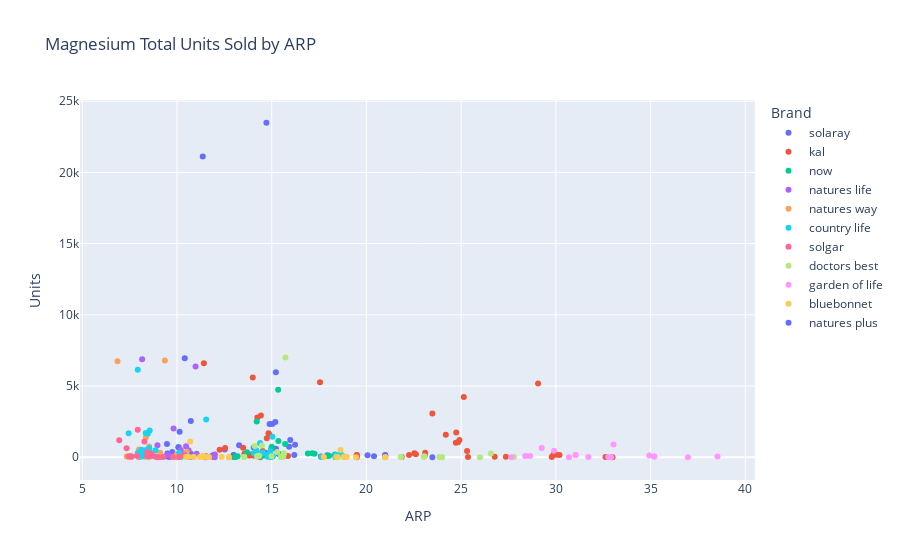

Notebook cell for this chart:
### Code cell
summary_df = df.groupby ("Item", sort = False).agg({ "Units":"sum","ARP":["min","max","mean", "median"]
                      ,"Units, Promo":["max", "mean","median"]
                      ,"Units_Non_Promo": ["max","mean","median"]
                      ,"Geography":"count"}).reset_index()

    sorted_summary = summary_df.sort_values([('Units','sum')], ascending=False).reset_index(drop = True)
    sorted_range =sorted_summary["ARP", "max"]-sorted_summary["ARP", "min"]
    sorted_summary.insert(2,"spread", sorted_range)
    d[sheetname_list[i]] = sorted_summary

### Figure 1 — Plotly figure (JSON) as saved in the notebook; plotly's stock layout.template omitted (floating-point values rounded to 4 significant figures)
{"data": [{"customdata": [["solaray magnesium glycnt 400 mg 120 vcp"], ["solaray magnesium 200 mg 100 cp"], ["solaray magnesium glycnt 400 mg 120 vcp"], ["solaray magnesium 200 mg 100 cp"], ["solaray magnesium glycnt 400 mg 120 vcp"], ["solaray magnesium 200 mg 100 cp"], ["solaray magnesium glycnt 400 mg 120 vcp"], ["solaray magnesium 200 mg 100 cp"], ["solaray magnesium glycnt 400 mg 120 vcp"], ["solaray magnesium 200 mg 100 cp"], ["solaray magnesium glycnt 400 mg 120 vcp"], ["solaray magnesium glycnt 400 mg 120 vcp"], ["solaray magnesium 200 mg 100 cp"], ["solaray magnesium glycnt 400 mg 120 vcp"], ["solaray magnesium 200 mg 100 cp"], ["solaray magnesium glycnt 400 mg 120 vcp"], ["solaray magnesium 200 mg 100 cp"], ["solaray magnesium glycnt 400 mg 120 vcp"], ["solaray magnesium 200 mg 100 cp"], ["solaray magnesium glycnt 400 mg 120 vcp"], ["solaray magnesium 200 mg 100 cp"], ["solaray magnesium glycnt 400 mg 120 vcp"], ["solaray magnesium glycnt 400 mg 120 vcp"], ["solaray magnesium 200 mg 100 cp"], ["solaray magnesium glycnt 400 mg 120 vcp"], ["solaray magnesium 200 mg 100 cp"], ["solaray magnesium glycnt 400 mg 120 vcp"], ["solaray magnesium 200 mg 100 cp"], ["solaray magnesium glycnt 400 mg 120 vcp"], ["solaray magnesium 200 mg 100 cp"], ["solaray magnesium glycnt 400 mg 120 vcp"], ["solaray magnesium 200 mg 100 cp"], ["solaray magnesium glycnt 400 mg 120 vcp"], ["solaray magnesium 200 mg 100 cp"], ["solaray magnesium glycnt 400 mg 120 vcp"], ["solaray magnesium 200 mg 100 cp"], ["solaray magnesium glycnt 400 mg 120 vcp"], ["solaray magnesium 200 mg 100 cp"], ["solaray magnesium glycnt 400 mg 120 vcp"], ["solaray magnesium 200 mg 100 cp"], ["solaray magnesium glycnt 400 mg 120 vcp"], ["solaray magnesium 200 mg 100 cp"], ["solaray magnesium glycnt 400 mg 120 vcp"], ["solaray magnesium 200 mg 100 cp"], ["solaray magnesium glycnt 400 mg 120 vcp"], ["solaray magnesium glycnt 400 mg 120 vcp"], ["solaray magnesium 200 mg 100 cp"]], "hovertemplate": "<b>%{hovertext}</b><br><br>Brand=solaray<br>ARP=%{x}<br>Units=%{y}<br>Item=%{customdata[0]}<extra></extra>", "hovertext": ["earth fare - total us (corp)", "earth fare - total us (corp)", "earth fare - north central (rgn/mkt)", "earth fare - north central (rgn/mkt)", "earth fare - southeast (rgn/mkt)", "earth fare - southeast (rgn/mkt)", "fresh thyme farmers market - total us (corp)", "fresh thyme farmers market - total us (corp)", "greenacres - total us (corp)", "greenacres - total us (corp)", "greens natural market - total us (corp)", "infra - total us (corp)", "infra - total us (corp)", "luckys farmers market - total us (corp)", "luckys farmers market - total us (corp)", "natural grocers by vc - total us (corp)", "natural grocers by vc - total us (corp)", "ncg - total us (corp)", "ncg - total us (corp)", "ncg - total us x-pcc (ban)", "ncg - total us x-pcc (ban)", "ncg - pcc (ban)", "ncg - mid atlantic (rgn/mkt)", "ncg - mid atlantic (rgn/mkt)", "ncg - north central (rgn/mkt)", "ncg - north central (rgn/mkt)", "ncg - north east (rgn/mkt)", "ncg - north east (rgn/mkt)", "ncg - north west (rgn/mkt)", "ncg - north west (rgn/mkt)", "ncg - northwest x-pcc (rgn/mkt)", "ncg - northwest x-pcc (rgn/mkt)", "ncg - south central (rgn/mkt)", "ncg - south central (rgn/mkt)", "ncg - south east (rgn/mkt)", "ncg - south east (rgn/mkt)", "ncg - south west (rgn/mkt)", "ncg - south west (rgn/mkt)", "ncg - east rgn (rgn/mkt)", "ncg - east rgn (rgn/mkt)", "ncg - central rgn (rgn/mkt)", "ncg - central rgn (rgn/mkt)", "ncg - west x-pcc (rgn/mkt)", "ncg - west x-pcc (rgn/mkt)", "new seasons markets + new leaf community markets - total us (corp)", "sprouts farmers market - total us w/o pl (corp)", "sprouts farmers market - total us w/o pl (corp)"], "legendgroup": "solaray", "marker": {"color": "#636efa", "symbol": "circle"}, "mode": "markers", "name": "solaray", "orientation": "v", "showlegend": true, "type": "scatter", "x": [20.99, 12.99, 20.99, 12.99, 20.99, 12.99, 15.03, 9.47, 13.94, 9.49, 17.59, 15.22, 10.73, 18.86, 11.51, 11.36, 10.14, 15.19, 10.08, 14.89, 10.08, 20.06, 14.21, 9.61, 15.92, 11.87, 15.37, 10.72, 14.05, 9.13, 12.52, 9.13, 17.93, 9.65, 16.19, 9.5, 14.69, 10.64, 15.22, 9.75, 16.23, 10.73, 13.28, 9.7, 15.98, 14.72, 10.41], "xaxis": "x", "y": [168, 154, 17, 15, 143, 135, 2331, 938, 147, 56, 58, 5963.0, 2543.0, 30, 5, 21109, 1784, 2472.0, 704.5, 2330.0, 704.5, 141, 199, 26, 738.6, 117, 236.3, 72.7, 693, 62, 552, 62, 137.4, 125.3, 168.2, 264.5, 299, 37, 603.5, 363.2, 876, 242.4, 851, 99, 1212, 23484, 6955], "yaxis": "y"}, {"customdata": [["kal magnesium glyc 400 mg 180 tb"], ["kal magnesium glycinate 90 tb"], ["kal magnesium glyc 400 mg 180 tb"], ["kal magnesium glycinate 90 tb"], ["kal magnesium glyc 400 mg 180 tb"], ["kal magnesium glycinate 90 tb"], ["kal magnesium glyc 400 mg 180 tb"], ["kal magnesium glycinate 90 tb"], ["kal magnesium glyc 400 mg 180 tb"], ["kal magnesium glycinate 90 tb"], ["kal magnesium glyc 400 mg 180 tb"], ["kal magnesium glycinate 90 tb"], ["kal magnesium glyc 400 mg 180 tb"], ["kal magnesium glycinate 90 tb"], ["kal magnesium glyc 400 mg 180 tb"], ["kal magnesium glycinate 90 tb"], ["kal magnesium glyc 400 mg 180 tb"], ["kal magnesium glycinate 90 tb"], ["kal magnesium glyc 400 mg 180 tb"], ["kal magnesium glycinate 90 tb"], ["kal magnesium glyc 400 mg 180 tb"], ["kal magnesium glycinate 90 tb"], ["kal magnesium glyc 400 mg 180 tb"], ["kal magnesium glycinate 90 tb"], ["kal magnesium glyc 400 mg 180 tb"], ["kal magnesium glycinate 90 tb"], ["kal magnesium glyc 400 mg 180 tb"], ["kal magnesium glycinate 90 tb"], ["kal magnesium glyc 400 mg 180 tb"], ["kal magnesium glycinate 90 tb"], ["kal magnesium glyc 400 mg 180 tb"], ["kal magnesium glycinate 90 tb"], ["kal magnesium glyc 400 mg 180 tb"], ["kal magnesium glycinate 90 tb"], ["kal magnesium glyc 400 mg 180 tb"], ["kal magnesium glycinate 90 tb"], ["kal magnesium glyc 400 mg 180 tb"], ["kal magnesium glycinate 90 tb"], ["kal magnesium glyc 400 mg 180 tb"], ["kal magnesium glycinate 90 tb"], ["kal magnesium glyc 400 mg 180 tb"], ["kal magnesium glycinate 90 tb"], ["kal magnesium glyc 400 mg 180 tb"], ["kal magnesium glycinate 90 tb"], ["kal magnesium glyc 400 mg 180 tb"], ["kal magnesium glycinate 90 tb"], ["kal magnesium glycinate 90 tb"], ["kal magnesium glyc 400 mg 180 tb"], ["kal magnesium glycinate 90 tb"]], "hovertemplate": "<b>%{hovertext}</b><br><br>Brand=kal<br>ARP=%{x}<br>Units=%{y}<br>Item=%{customdata[0]}<extra></extra>", "hovertext": ["earth fare - total us (corp)", "earth fare - total us (corp)", "earth fare - north central (rgn/mkt)", "earth fare - north central (rgn/mkt)", "earth fare - southeast (rgn/mkt)", "earth fare - southeast (rgn/mkt)", "fresh thyme farmers market - total us (corp)", "fresh thyme farmers market - total us (corp)", "greenacres - total us (corp)", "greenacres - total us (corp)", "greens natural market - total us (corp)", "greens natural market - total us (corp)", "infra - total us (corp)", "infra - total us (corp)", "luckys farmers market - total us (corp)", "luckys farmers market - total us (corp)", "natural grocers by vc - total us (corp)", "natural grocers by vc - total us (corp)", "ncg - total us (corp)", "ncg - total us (corp)", "ncg - total us x-pcc (ban)", "ncg - total us x-pcc (ban)", "ncg - pcc (ban)", "ncg - pcc (ban)", "ncg - mid atlantic (rgn/mkt)", "ncg - mid atlantic (rgn/mkt)", "ncg - north central (rgn/mkt)", "ncg - north central (rgn/mkt)", "ncg - north east (rgn/mkt)", "ncg - north east (rgn/mkt)", "ncg - north west (rgn/mkt)", "ncg - north west (rgn/mkt)", "ncg - northwest x-pcc (rgn/mkt)", "ncg - northwest x-pcc (rgn/mkt)", "ncg - south central (rgn/mkt)", "ncg - south central (rgn/mkt)", "ncg - south east (rgn/mkt)", "ncg - south east (rgn/mkt)", "ncg - south west (rgn/mkt)", "ncg - south west (rgn/mkt)", "ncg - east rgn (rgn/mkt)", "ncg - east rgn (rgn/mkt)", "ncg - central rgn (rgn/mkt)", "ncg - central rgn (rgn/mkt)", "ncg - west x-pcc (rgn/mkt)", "ncg - west x-pcc (rgn/mkt)", "new seasons markets + new leaf community markets - total us (corp)", "sprouts farmers market - total us w/o pl (corp)", "sprouts farmers market - total us w/o pl (corp)"], "legendgroup": "kal", "marker": {"color": "#EF553B", "symbol": "circle"}, "mode": "markers", "name": "kal", "orientation": "v", "showlegend": true, "type": "scatter", "x": [30.04, 19.49, 32.62, 19.49, 29.86, 19.49, 24.91, 14.74, 23.08, 13.83, 29.78, 17.62, 23.48, 14, 32.99, 14.39, 25.14, 11.42, 24.74, 14.43, 24.19, 14.24, 30.19, 18.39, 21.86, 15.71, 24.72, 14.88, 22.25, 13.56, 25.31, 13.49, 22.53, 12.25, 27.36, 14.08, 25.36, 15.86, 26.77, 13.8, 22.61, 14.52, 24.83, 14.83, 23.1, 12.54, 13.99, 29.06, 17.55], "xaxis": "x", "y": [175, 153, 16, 9, 154, 138, 1210, 1330, 111, 135, 18, 29, 3077.0, 5605.0, 3, 2, 4225, 6597, 1747.0, 2930.0, 1588.0, 2794.0, 159, 136, 14, 103, 1016.0, 1585.0, 165.6, 251.5, 438, 670, 279, 534, 44.1, 107.3, 25.5, 90.5, 44, 123, 205.1, 444.9, 1060.0, 1692.0, 323, 657, 230, 5182, 5261], "yaxis": "y"}, {"customdata": [["now magnesium 400 mg 180 cp"], ["now magnesium 400 mg 180 cp"], ["now magnesium 400 mg 180 cp"], ["now magnesium 400 mg 180 cp"], ["now magnesium 400 mg 180 cp"], ["now magnesium 400 mg 180 cp"], ["now magnesium 400 mg 180 cp"], ["now magnesium 400 mg 180 cp"], ["now magnesium 400 mg 180 cp"], ["now magnesium 400 mg 180 cp"], ["now magnesium 400 mg 180 cp"], ["now magnesium 400 mg 180 cp"], ["now magnesium 400 mg 180 cp"], ["now magnesium 400 mg 180 cp"], ["now magnesium 400 mg 180 cp"], ["now magnesium 400 mg 180 cp"], ["now magnesium 400 mg 180 cp"], ["now magnesium 400 mg 180 cp"], ["now magnesium 400 mg 180 cp"], ["now magnesium 400 mg 180 cp"], ["now magnesium 400 mg 180 cp"], ["now magnesium 400 mg 180 cp"], ["now magnesium 400 mg 180 cp"]], "hovertemplate": "<b>%{hovertext}</b><br><br>Brand=now<br>ARP=%{x}<br>Units=%{y}<br>Item=%{customdata[0]}<extra></extra>", "hovertext": ["earth fare - total us (corp)", "earth fare - north central (rgn/mkt)", "earth fare - southeast (rgn/mkt)", "greenacres - total us (corp)", "greens natural market - total us (corp)", "infra - total us (corp)", "natural grocers by vc - total us (corp)", "ncg - total us (corp)", "ncg - total us x-pcc (ban)", "ncg - pcc (ban)", "ncg - mid atlantic (rgn/mkt)", "ncg - north central (rgn/mkt)", "ncg - north east (rgn/mkt)", "ncg - north west (rgn/mkt)", "ncg - northwest x-pcc (rgn/mkt)", "ncg - south central (rgn/mkt)", "ncg - south east (rgn/mkt)", "ncg - south west (rgn/mkt)", "ncg - east rgn (rgn/mkt)", "ncg - central rgn (rgn/mkt)", "ncg - west x-pcc (rgn/mkt)", "new seasons markets + new leaf community markets - total us (corp)", "sprouts farmers market - total us w/o pl (corp)"], "legendgroup": "now", "marker": {"color": "#00cc96", "symbol": "circle"}, "mode": "markers", "name": "now", "orientation": "v", "showlegend": true, "type": "scatter", "x": [18.03, 18.36, 17.94, 13.2, 13.1, 15.35, 14.21, 15.71, 15, 18.34, 10.25, 17.26, 15.42, 17.14, 14.41, 13.07, 14.98, 14.95, 13.7, 16.91, 14.58, 14.96, 15.34], "xaxis": "x", "y": [113, 15, 94, 74, 40, 1145.0, 2505, 937, 737, 200, 111, 242.1, 190.8, 288, 88, 22.1, 42.9, 40, 344.7, 264.2, 128, 538, 4745], "yaxis": "y"}, {"customdata": [["nat life magnesium w/b-6 100 cp"], ["nat life magnesium w/b-6 100 cp"], ["nat life magnesium w/b-6 100 cp"], ["nat life magnesium w/b-6 100 cp"], ["nat life magnesium w/b-6 100 cp"], ["nat life magnesium w/b-6 100 cp"], ["nat life magnesium w/b-6 100 cp"], ["nat life magnesium w/b-6 100 cp"], ["nat life magnesium w/b-6 100 cp"], ["nat life magnesium w/b-6 100 cp"], ["nat life magnesium w/b-6 100 cp"], ["nat life magnesium w/b-6 100 cp"], ["nat life magnesium w/b-6 100 cp"], ["nat life magnesium w/b-6 100 cp"], ["nat life magnesium w/b-6 100 cp"], ["nat life magnesium w/b-6 100 cp"], ["nat life magnesium w/b-6 100 cp"], ["nat life magnesium w/b-6 100 cp"], ["nat life magnesium w/b-6 100 cp"], ["nat life magnesium w/b-6 100 cp"], ["nat life magnesium w/b-6 100 cp"], ["nat life magnesium w/b-6 100 cp"], ["nat life magnesium w/b-6 100 cp"]], "hovertemplate": "<b>%{hovertext}</b><br><br>Brand=natures life<br>ARP=%{x}<br>Units=%{y}<br>Item=%{customdata[0]}<extra></extra>", "hovertext": ["earth fare - total us (corp)", "earth fare - north central (rgn/mkt)", "earth fare - southeast (rgn/mkt)", "fresh thyme farmers market - total us (corp)", "greenacres - total us (corp)", "infra - total us (corp)", "luckys farmers market - total us (corp)", "natural grocers by vc - total us (corp)", "ncg - total us (corp)", "ncg - total us x-pcc (ban)", "ncg - pcc (ban)", "ncg - north central (rgn/mkt)", "ncg - north east (rgn/mkt)", "ncg - north west (rgn/mkt)", "ncg - northwest x-pcc (rgn/mkt)", "ncg - south central (rgn/mkt)", "ncg - south east (rgn/mkt)", "ncg - south west (rgn/mkt)", "ncg - east rgn (rgn/mkt)", "ncg - central rgn (rgn/mkt)", "ncg - west x-pcc (rgn/mkt)", "new seasons markets + new leaf community markets - total us (corp)", "sprouts farmers market - total us w/o pl (corp)"], "legendgroup": "natures life", "marker": {"color": "#ab63fa", "symbol": "circle"}, "mode": "markers", "name": "natures life", "orientation": "v", "showlegend": true, "type": "scatter", "x": [11.99, 11.99, 11.99, 8.97, 8.91, 9.82, 9.99, 8.16, 10.48, 10.2, 11.04, 9.61, 11.91, 10.61, 10.17, 7.99, 9.98, 11.45, 10.77, 9.48, 10.49, 11.55, 10.98], "xaxis": "x", "y": [187, 7, 176, 847, 45, 2023.0, 3, 6883, 771.5, 517.5, 254, 144.1, 16.2, 495, 241, 13, 23.2, 80, 39.4, 157.1, 321, 78, 6381], "yaxis": "y"}, {"customdata": [["nat way magnesium 500 mg 100 cp"], ["nat way magnesium 500 mg 100 cp"], ["nat way magnesium 500 mg 100 cp"], ["nat way magnesium 500 mg 100 cp"], ["nat way magnesium 500 mg 100 cp"], ["nat way magnesium 500 mg 100 cp"], ["nat way magnesium 500 mg 100 cp"], ["nat way magnesium 500 mg 100 cp"], ["nat way magnesium 500 mg 100 cp"], ["nat way magnesium 500 mg 100 cp"], ["nat way magnesium 500 mg 100 cp"], ["nat way magnesium 500 mg 100 cp"], ["nat way magnesium 500 mg 100 cp"], ["nat way magnesium 500 mg 100 cp"], ["nat way magnesium 500 mg 100 cp"], ["nat way magnesium 500 mg 100 cp"], ["nat way magnesium 500 mg 100 cp"], ["nat way magnesium 500 mg 100 cp"], ["nat way magnesium 500 mg 100 cp"], ["nat way magnesium 500 mg 100 cp"], ["nat way magnesium 500 mg 100 cp"], ["nat way magnesium 500 mg 100 cp"]], "hovertemplate": "<b>%{hovertext}</b><br><br>Brand=natures way<br>ARP=%{x}<br>Units=%{y}<br>Item=%{customdata[0]}<extra></extra>", "hovertext": ["earth fare - total us (corp)", "earth fare - north central (rgn/mkt)", "earth fare - southeast (rgn/mkt)", "greenacres - total us (corp)", "infra - total us (corp)", "luckys farmers market - total us (corp)", "natural grocers by vc - total us (corp)", "ncg - total us (corp)", "ncg - total us x-pcc (ban)", "ncg - pcc (ban)", "ncg - mid atlantic (rgn/mkt)", "ncg - north central (rgn/mkt)", "ncg - north east (rgn/mkt)", "ncg - north west (rgn/mkt)", "ncg - northwest x-pcc (rgn/mkt)", "ncg - south central (rgn/mkt)", "ncg - south west (rgn/mkt)", "ncg - east rgn (rgn/mkt)", "ncg - central rgn (rgn/mkt)", "ncg - west x-pcc (rgn/mkt)", "new seasons markets + new leaf community markets - total us (corp)", "sprouts farmers market - total us w/o pl (corp)"], "legendgroup": "natures way", "marker": {"color": "#FFA15A", "symbol": "circle"}, "mode": "markers", "name": "natures way", "orientation": "v", "showlegend": true, "type": "scatter", "x": [9.98, 9.99, 9.98, 7.35, 8.36, 8.99, 6.86, 8.53, 7.99, 9.99, 7.93, 8.53, 8.32, 9.11, 7.57, 7.48, 8.25, 7.98, 7.97, 7.99, 10.51, 9.36], "xaxis": "x", "y": [146, 11, 132, 49, 1401, 29, 6746, 758.4, 554.4, 204, 178, 19, 31.3, 320, 116, 22.1, 188, 209.3, 41.1, 304, 387, 6801], "yaxis": "y"}, {"customdata": [["country life magnesium 300 mg 120 vcp"], ["country life magnesium 300 mg 120 vcp"], ["country life magnesium 300 mg 120 vcp"], ["country life magnesium 300 mg 120 vcp"], ["country life magnesium 300 mg 60 vcp"], ["country life magnesium 300 mg 120 vcp"], ["country life magnesium 300 mg 60 vcp"], ["country life magnesium 300 mg 120 vcp"], ["country life magnesium 300 mg 60 vcp"], ["country life magnesium 300 mg 120 vcp"], ["country life magnesium 300 mg 60 vcp"], ["country life magnesium 300 mg 120 vcp"], ["country life magnesium 300 mg 60 vcp"], ["country life magnesium 300 mg 120 vcp"], ["country life magnesium 300 mg 60 vcp"], ["country life magnesium 300 mg 120 vcp"], ["country life magnesium 300 mg 60 vcp"], ["country life magnesium 300 mg 60 vcp"], ["country life magnesium 300 mg 120 vcp"], ["country life magnesium 300 mg 60 vcp"], ["country life magnesium 300 mg 120 vcp"], ["country life magnesium 300 mg 60 vcp"], ["country life magnesium 300 mg 120 vcp"], ["country life magnesium 300 mg 60 vcp"], ["country life magnesium 300 mg 120 vcp"], ["country life magnesium 300 mg 60 vcp"], ["country life magnesium 300 mg 120 vcp"], ["country life magnesium 300 mg 60 vcp"], ["country life magnesium 300 mg 120 vcp"], ["country life magnesium 300 mg 60 vcp"], ["country life magnesium 300 mg 120 vcp"], ["country life magnesium 300 mg 60 vcp"], ["country life magnesium 300 mg 120 vcp"], ["country life magnesium 300 mg 60 vcp"], ["country life magnesium 300 mg 120 vcp"], ["country life magnesium 300 mg 60 vcp"], ["country life magnesium 300 mg 120 vcp"], ["country life magnesium 300 mg 60 vcp"], ["country life magnesium 300 mg 120 vcp"], ["country life magnesium 300 mg 60 vcp"], ["country life magnesium 300 mg 120 vcp"], ["country life magnesium 300 mg 60 vcp"]], "hovertemplate": "<b>%{hovertext}</b><br><br>Brand=country life<br>ARP=%{x}<br>Units=%{y}<br>Item=%{customdata[0]}<extra></extra>", "hovertext": ["earth fare - total us (corp)", "earth fare - north central (rgn/mkt)", "earth fare - southeast (rgn/mkt)", "fresh thyme farmers market - total us (corp)", "greenacres - total us (corp)", "greenacres - total us (corp)", "greens natural market - total us (corp)", "greens natural market - total us (corp)", "infra - total us (corp)", "infra - total us (corp)", "natural grocers by vc - total us (corp)", "natural grocers by vc - total us (corp)", "ncg - total us (corp)", "ncg - total us (corp)", "ncg - total us x-pcc (ban)", "ncg - total us x-pcc (ban)", "ncg - pcc (ban)", "ncg - mid atlantic (rgn/mkt)", "ncg - mid atlantic (rgn/mkt)", "ncg - north central (rgn/mkt)", "ncg - north central (rgn/mkt)", "ncg - north east (rgn/mkt)", "ncg - north east (rgn/mkt)", "ncg - north west (rgn/mkt)", "ncg - north west (rgn/mkt)", "ncg - northwest x-pcc (rgn/mkt)", "ncg - northwest x-pcc (rgn/mkt)", "ncg - south central (rgn/mkt)", "ncg - south central (rgn/mkt)", "ncg - south east (rgn/mkt)", "ncg - south east (rgn/mkt)", "ncg - south west (rgn/mkt)", "ncg - south west (rgn/mkt)", "ncg - east rgn (rgn/mkt)", "ncg - east rgn (rgn/mkt)", "ncg - central rgn (rgn/mkt)", "ncg - central rgn (rgn/mkt)", "ncg - west x-pcc (rgn/mkt)", "ncg - west x-pcc (rgn/mkt)", "new seasons markets + new leaf community markets - total us (corp)", "new seasons markets + new leaf community markets - total us (corp)", "sprouts farmers market - total us w/o pl (corp)"], "legendgroup": "country life", "marker": {"color": "#19d3f3", "symbol": "circle"}, "mode": "markers", "name": "country life", "orientation": "v", "showlegend": true, "type": "scatter", "x": [18.39, 18.39, 18.39, 14.93, 8.15, 14.24, 10.21, 17.62, 8.46, 15.04, 7.45, 11.54, 8.56, 14.39, 8.35, 14.39, 10.39, 8.7, 15.07, 8.54, 14.45, 8.32, 14.79, 8.87, 14.07, 7.93, 14.07, 8.45, 14.88, 8.18, 14.34, 8.39, 14.31, 8.37, 14.76, 8.53, 14.53, 8.12, 14.18, 10.12, 18.65, 7.93], "xaxis": "x", "y": [154, 11, 137, 416, 58, 109, 13, 11, 1654.0, 1435.0, 1687, 2645, 1888, 993.4, 1701, 993.4, 187, 115, 73, 587.3, 274.1, 279.6, 30.3, 486, 276, 299, 276, 71.1, 63.2, 123, 56.8, 226, 220, 517.6, 160.1, 658.4, 337.3, 525, 496, 323, 214, 6140], "yaxis": "y"}, {"customdata": [["solgar magnesium citrate 60tb"], ["solgar magnesium citrate 60tb"], ["solgar magnesium citrate 60tb"], ["solgar magnesium citrate 60tb"], ["solgar magnesium citrate 60tb"], ["solgar magnesium citrate 60tb"], ["solgar magnesium citrate 60tb"], ["solgar magnesium citrate 60tb"], ["solgar magnesium citrate 60tb"], ["solgar magnesium citrate 60tb"], ["solgar magnesium citrate 60tb"], ["solgar magnesium citrate 60tb"], ["solgar magnesium citrate 60tb"], ["solgar magnesium citrate 60tb"], ["solgar magnesium citrate 60tb"], ["solgar magnesium citrate 60tb"], ["solgar magnesium citrate 60tb"], ["solgar magnesium citrate 60tb"], ["solgar magnesium citrate 60tb"], ["solgar magnesium citrate 60tb"]], "hovertemplate": "<b>%{hovertext}</b><br><br>Brand=solgar<br>ARP=%{x}<br>Units=%{y}<br>Item=%{customdata[0]}<extra></extra>", "hovertext": ["earth fare - total us (corp)", "earth fare - north central (rgn/mkt)", "earth fare - southeast (rgn/mkt)", "fresh thyme farmers market - total us (corp)", "greenacres - total us (corp)", "greens natural market - total us (corp)", "infra - total us (corp)", "luckys farmers market - total us (corp)", "natural grocers by vc - total us (corp)", "ncg - total us (corp)", "ncg - total us x-pcc (ban)", "ncg - mid atlantic (rgn/mkt)", "ncg - north central (rgn/mkt)", "ncg - north east (rgn/mkt)", "ncg - south central (rgn/mkt)", "ncg - south east (rgn/mkt)", "ncg - east rgn (rgn/mkt)", "ncg - central rgn (rgn/mkt)", "new seasons markets + new leaf community markets - total us (corp)", "sprouts farmers market - total us w/o pl (corp)"], "legendgroup": "solgar", "marker": {"color": "#FF6692", "symbol": "circle"}, "mode": "markers", "name": "solgar", "orientation": "v", "showlegend": true, "type": "scatter", "x": [10.34, 10.12, 10.36, 7.34, 7.61, 9.78, 8.28, 8.99, 6.95, 8.44, 8.44, 8.55, 7.45, 8.62, 9.28, 8.84, 8.65, 7.89, 8.42, 7.93], "xaxis": "x", "y": [160, 16, 139, 631, 39, 13, 1114.0, 7, 1200, 354.8, 354.8, 83, 77, 107, 25.1, 62.6, 252.7, 102.1, 91, 1932], "yaxis": "y"}, {"customdata": [["dr best magnesium 120 tb"], ["dr best magnesium 120 tb"], ["dr best hi absorptn magngsm 1000 mg 240 tb"], ["dr best magnesium 120 tb"], ["dr best hi absorptn magngsm 1000 mg 240 tb"], ["dr best magnesium 120 tb"], ["dr best magnesium 120 tb"], ["dr best hi absorptn magngsm 1000 mg 240 tb"], ["dr best magnesium 120 tb"], ["dr best hi absorptn magngsm 1000 mg 240 tb"], ["dr best magnesium 120 tb"], ["dr best hi absorptn magngsm 1000 mg 240 tb"], ["dr best magnesium 120 tb"], ["dr best magnesium 120 tb"], ["dr best hi absorptn magngsm 1000 mg 240 tb"], ["dr best hi absorptn magngsm 1000 mg 240 tb"], ["dr best magnesium 120 tb"], ["dr best magnesium 120 tb"], ["dr best hi absorptn magngsm 1000 mg 240 tb"], ["dr best magnesium 120 tb"], ["dr best hi absorptn magngsm 1000 mg 240 tb"], ["dr best magnesium 120 tb"], ["dr best magnesium 120 tb"], ["dr best hi absorptn magngsm 1000 mg 240 tb"], ["dr best magnesium 120 tb"], ["dr best hi absorptn magngsm 1000 mg 240 tb"], ["dr best magnesium 120 tb"]], "hovertemplate": "<b>%{hovertext}</b><br><br>Brand=doctors best<br>ARP=%{x}<br>Units=%{y}<br>Item=%{customdata[0]}<extra></extra>", "hovertext": ["fresh thyme farmers market - total us (corp)", "greenacres - total us (corp)", "greenacres - total us (corp)", "infra - total us (corp)", "infra - total us (corp)", "luckys farmers market - total us (corp)", "ncg - total us (corp)", "ncg - total us (corp)", "ncg - total us x-pcc (ban)", "ncg - total us x-pcc (ban)", "ncg - pcc (ban)", "ncg - mid atlantic (rgn/mkt)", "ncg - north east (rgn/mkt)", "ncg - north west (rgn/mkt)", "ncg - north west (rgn/mkt)", "ncg - northwest x-pcc (rgn/mkt)", "ncg - south central (rgn/mkt)", "ncg - south west (rgn/mkt)", "ncg - south west (rgn/mkt)", "ncg - east rgn (rgn/mkt)", "ncg - east rgn (rgn/mkt)", "ncg - central rgn (rgn/mkt)", "ncg - west x-pcc (rgn/mkt)", "ncg - west x-pcc (rgn/mkt)", "new seasons markets + new leaf community markets - total us (corp)", "new seasons markets + new leaf community markets - total us (corp)", "sprouts farmers market - total us w/o pl (corp)"], "legendgroup": "doctors best", "marker": {"color": "#B6E880", "symbol": "circle"}, "mode": "markers", "name": "doctors best", "orientation": "v", "showlegend": true, "type": "scatter", "x": [14.1, 15.61, 27.79, 14.48, 26.57, 18.49, 15.29, 23.06, 14.34, 23.06, 15.64, 23.99, 13.55, 15.64, 21.81, 21.81, 15.49, 14.23, 23.85, 13.55, 23.99, 15.49, 14.23, 23.02, 14.99, 25.99, 15.72], "xaxis": "x", "y": [787, 36, 16, 826.6, 271.4, 8, 367.1, 46, 99.1, 46, 268, 2, 11.1, 268, 18, 18, 15, 73, 26, 11.1, 2, 15, 73, 44, 79, 5, 7007], "yaxis": "y"}, {"customdata": [["garden life dr form mgnsm rsp lmn ogc 14.9oz"], ["garden life dr form mgnsm rsp lmn ogc 14.9oz"], ["garden life dr form mgnsm rsp lmn ogc 14.9oz"], ["garden life dr form mgnsm rsp lmn ogc 14.9oz"], ["garden life dr form mgnsm rsp lmn ogc 14.9oz"], ["garden life dr form mgnsm rsp lmn ogc 14.9oz"], ["garden life dr form mgnsm rsp lmn ogc 14.9oz"], ["garden life dr form mgnsm rsp lmn ogc 14.9oz"], ["garden life dr form mgnsm rsp lmn ogc 14.9oz"], ["garden life dr form mgnsm rsp lmn ogc 14.9oz"], ["garden life dr form mgnsm rsp lmn ogc 14.9oz"], ["garden life dr form mgnsm rsp lmn ogc 14.9oz"], ["garden life dr form mgnsm rsp lmn ogc 14.9oz"], ["garden life dr form mgnsm rsp lmn ogc 14.9oz"], ["garden life dr form mgnsm rsp lmn ogc 14.9oz"], ["garden life dr form mgnsm rsp lmn ogc 14.9oz"], ["garden life dr form mgnsm rsp lmn ogc 14.9oz"], ["garden life dr form mgnsm rsp lmn ogc 14.9oz"]], "hovertemplate": "<b>%{hovertext}</b><br><br>Brand=garden of life<br>ARP=%{x}<br>Units=%{y}<br>Item=%{customdata[0]}<extra></extra>", "hovertext": ["fresh thyme farmers market - total us (corp)", "greenacres - total us (corp)", "infra - total us (corp)", "luckys farmers market - total us (corp)", "natural grocers by vc - total us (corp)", "ncg - total us (corp)", "ncg - total us x-pcc (ban)", "ncg - mid atlantic (rgn/mkt)", "ncg - north central (rgn/mkt)", "ncg - north west (rgn/mkt)", "ncg - northwest x-pcc (rgn/mkt)", "ncg - south east (rgn/mkt)", "ncg - south west (rgn/mkt)", "ncg - east rgn (rgn/mkt)", "ncg - central rgn (rgn/mkt)", "ncg - west x-pcc (rgn/mkt)", "new seasons markets + new leaf community markets - total us (corp)", "sprouts farmers market - total us w/o pl (corp)"], "legendgroup": "garden of life", "marker": {"color": "#FF97FF", "symbol": "circle"}, "mode": "markers", "name": "garden of life", "orientation": "v", "showlegend": true, "type": "scatter", "x": [34.93, 27.65, 29.9, 32.92, 29.25, 31.04, 31.04, 31.71, 35.19, 28.39, 28.39, 36.97, 30.69, 32.76, 35.19, 28.64, 38.53, 33.04], "xaxis": "x", "y": [127, 9, 454.3, 3, 659, 155.5, 155.5, 14, 46, 82, 82, 3.5, 10, 17.5, 46, 92, 52, 892], "yaxis": "y"}, {"customdata": [["bluebonnet chelated magnesium 60 vcp"], ["bluebonnet chelated magnesium 120 vcp"], ["bluebonnet chelated magnesium 60 vcp"], ["bluebonnet chelated magnesium 120 vcp"], ["bluebonnet chelated magnesium 60 vcp"], ["bluebonnet chelated magnesium 120 vcp"], ["bluebonnet chelated magnesium 60 vcp"], ["bluebonnet chelated magnesium 120 vcp"], ["bluebonnet chelated magnesium 60 vcp"], ["bluebonnet chelated magnesium 60 vcp"], ["bluebonnet chelated magnesium 120 vcp"], ["bluebonnet chelated magnesium 60 vcp"], ["bluebonnet chelated magnesium 60 vcp"], ["bluebonnet chelated magnesium 60 vcp"], ["bluebonnet chelated magnesium 60 vcp"], ["bluebonnet chelated magnesium 120 vcp"], ["bluebonnet chelated magnesium 60 vcp"], ["bluebonnet chelated magnesium 120 vcp"], ["bluebonnet chelated magnesium 60 vcp"], ["bluebonnet chelated magnesium 120 vcp"], ["bluebonnet chelated magnesium 60 vcp"], ["bluebonnet chelated magnesium 60 vcp"], ["bluebonnet chelated magnesium 120 vcp"]], "hovertemplate": "<b>%{hovertext}</b><br><br>Brand=bluebonnet<br>ARP=%{x}<br>Units=%{y}<br>Item=%{customdata[0]}<extra></extra>", "hovertext": ["greenacres - total us (corp)", "greenacres - total us (corp)", "infra - total us (corp)", "infra - total us (corp)", "ncg - total us (corp)", "ncg - total us (corp)", "ncg - total us x-pcc (ban)", "ncg - total us x-pcc (ban)", "ncg - north central (rgn/mkt)", "ncg - north east (rgn/mkt)", "ncg - north east (rgn/mkt)", "ncg - north west (rgn/mkt)", "ncg - northwest x-pcc (rgn/mkt)", "ncg - south central (rgn/mkt)", "ncg - south east (rgn/mkt)", "ncg - south east (rgn/mkt)", "ncg - south west (rgn/mkt)", "ncg - south west (rgn/mkt)", "ncg - east rgn (rgn/mkt)", "ncg - east rgn (rgn/mkt)", "ncg - central rgn (rgn/mkt)", "ncg - west x-pcc (rgn/mkt)", "ncg - west x-pcc (rgn/mkt)"], "legendgroup": "bluebonnet", "marker": {"color": "#FECB52", "symbol": "circle"}, "mode": "markers", "name": "bluebonnet", "orientation": "v", "showlegend": true, "type": "scatter", "x": [10.48, 17.75, 10.7, 18.63, 11.38, 18.95, 11.38, 18.95, 11.37, 12.36, 18.41, 12.74, 12.74, 11.69, 10.61, 19.45, 10.88, 20.99, 11.36, 18.79, 11.56, 11.21, 20.99], "xaxis": "x", "y": [13, 16, 1109.0, 503.6, 100.2, 27.4, 100.2, 27.4, 11, 22.2, 16.2, 4, 4, 15, 29, 9.3, 19, 2, 51.2, 25.4, 26, 23, 2], "yaxis": "y"}, {"customdata": [["nat plus magnesium 200 mg 180 tb"], ["nat plus magnesium 200 mg 180 tb"]], "hovertemplate": "<b>%{hovertext}</b><br><br>Brand=natures plus<br>ARP=%{x}<br>Units=%{y}<br>Item=%{customdata[0]}<extra></extra>", "hovertext": ["greenacres - total us (corp)", "infra - total us (corp)"], "legendgroup": "natures plus", "marker": {"color": "#636efa", "symbol": "circle"}, "mode": "markers", "name": "natures plus", "orientation": "v", "showlegend": true, "type": "scatter", "x": [23.48, 20.4], "xaxis": "x", "y": [3, 71.3], "yaxis": "y"}], "layout": {"legend": {"title": {"text": "Brand"}, "tracegroupgap": 0}, "title": {"text": "Magnesium Total Units Sold by ARP"}, "xaxis": {"anchor": "y", "domain": [0, 1], "title": {"text": "ARP"}}, "yaxis": {"anchor": "x", "domain": [0, 1], "title": {"text": "Units"}}}}
